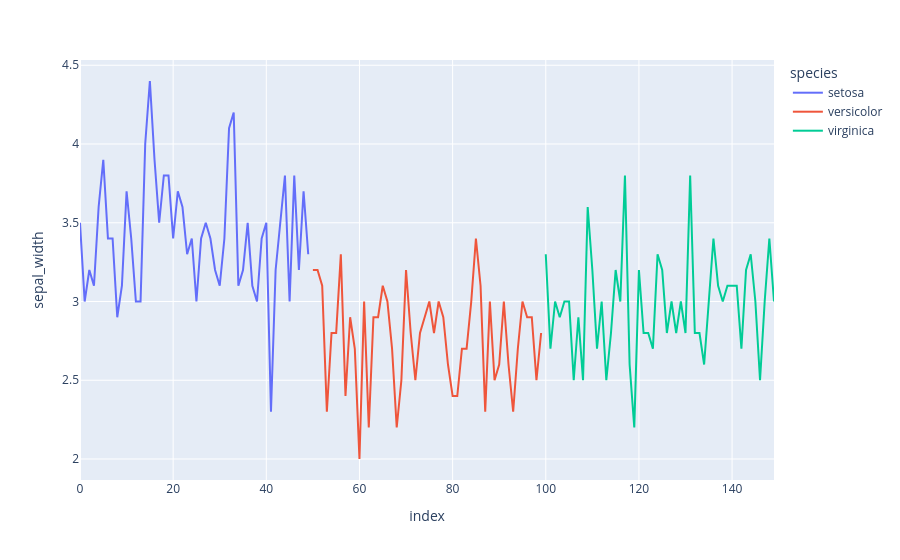

This figure's notebook cell:
### Markdown cell above
In this example, we group and color the data according to the species. We also change the line format. For this we use two attributes such line_dash and color.

### Code cell
df = px.data.iris()
px.line(df, y="sepal_width", line_group="species", color="species")

### Figure 1 — Plotly figure (JSON) as saved in the notebook; plotly's stock layout.template omitted (floating-point values rounded to 4 significant figures)
{"data": [{"hovertemplate": "species=setosa<br>index=%{x}<br>sepal_width=%{y}<extra></extra>", "legendgroup": "setosa", "line": {"color": "#636efa", "dash": "solid"}, "marker": {"symbol": "circle"}, "mode": "lines", "name": "setosa", "orientation": "v", "showlegend": true, "x": [0, 1, 2, 3, 4, 5, 6, 7, 8, 9, 10, 11, 12, 13, 14, 15, 16, 17, 18, 19, 20, 21, 22, 23, 24, 25, 26, 27, 28, 29, 30, 31, 32, 33, 34, 35, 36, 37, 38, 39, 40, 41, 42, 43, 44, 45, 46, 47, 48, 49], "xaxis": "x", "y": [3.5, 3.0, 3.2, 3.1, 3.6, 3.9, 3.4, 3.4, 2.9, 3.1, 3.7, 3.4, 3.0, 3.0, 4.0, 4.4, 3.9, 3.5, 3.8, 3.8, 3.4, 3.7, 3.6, 3.3, 3.4, 3.0, 3.4, 3.5, 3.4, 3.2, 3.1, 3.4, 4.1, 4.2, 3.1, 3.2, 3.5, 3.1, 3.0, 3.4, 3.5, 2.3, 3.2, 3.5, 3.8, 3.0, 3.8, 3.2, 3.7, 3.3], "yaxis": "y", "type": "scatter"}, {"hovertemplate": "species=versicolor<br>index=%{x}<br>sepal_width=%{y}<extra></extra>", "legendgroup": "versicolor", "line": {"color": "#EF553B", "dash": "solid"}, "marker": {"symbol": "circle"}, "mode": "lines", "name": "versicolor", "orientation": "v", "showlegend": true, "x": [50, 51, 52, 53, 54, 55, 56, 57, 58, 59, 60, 61, 62, 63, 64, 65, 66, 67, 68, 69, 70, 71, 72, 73, 74, 75, 76, 77, 78, 79, 80, 81, 82, 83, 84, 85, 86, 87, 88, 89, 90, 91, 92, 93, 94, 95, 96, 97, 98, 99], "xaxis": "x", "y": [3.2, 3.2, 3.1, 2.3, 2.8, 2.8, 3.3, 2.4, 2.9, 2.7, 2.0, 3.0, 2.2, 2.9, 2.9, 3.1, 3.0, 2.7, 2.2, 2.5, 3.2, 2.8, 2.5, 2.8, 2.9, 3.0, 2.8, 3.0, 2.9, 2.6, 2.4, 2.4, 2.7, 2.7, 3.0, 3.4, 3.1, 2.3, 3.0, 2.5, 2.6, 3.0, 2.6, 2.3, 2.7, 3.0, 2.9, 2.9, 2.5, 2.8], "yaxis": "y", "type": "scatter"}, {"hovertemplate": "species=virginica<br>index=%{x}<br>sepal_width=%{y}<extra></extra>", "legendgroup": "virginica", "line": {"color": "#00cc96", "dash": "solid"}, "marker": {"symbol": "circle"}, "mode": "lines", "name": "virginica", "orientation": "v", "showlegend": true, "x": [100, 101, 102, 103, 104, 105, 106, 107, 108, 109, 110, 111, 112, 113, 114, 115, 116, 117, 118, 119, 120, 121, 122, 123, 124, 125, 126, 127, 128, 129, 130, 131, 132, 133, 134, 135, 136, 137, 138, 139, 140, 141, 142, 143, 144, 145, 146, 147, 148, 149], "xaxis": "x", "y": [3.3, 2.7, 3.0, 2.9, 3.0, 3.0, 2.5, 2.9, 2.5, 3.6, 3.2, 2.7, 3.0, 2.5, 2.8, 3.2, 3.0, 3.8, 2.6, 2.2, 3.2, 2.8, 2.8, 2.7, 3.3, 3.2, 2.8, 3.0, 2.8, 3.0, 2.8, 3.8, 2.8, 2.8, 2.6, 3.0, 3.4, 3.1, 3.0, 3.1, 3.1, 3.1, 2.7, 3.2, 3.3, 3.0, 2.5, 3.0, 3.4, 3.0], "yaxis": "y", "type": "scatter"}], "layout": {"xaxis": {"anchor": "y", "domain": [0.0, 1.0], "title": {"text": "index"}}, "yaxis": {"anchor": "x", "domain": [0.0, 1.0], "title": {"text": "sepal_width"}}, "legend": {"title": {"text": "species"}, "tracegroupgap": 0}, "margin": {"t": 60}}}
